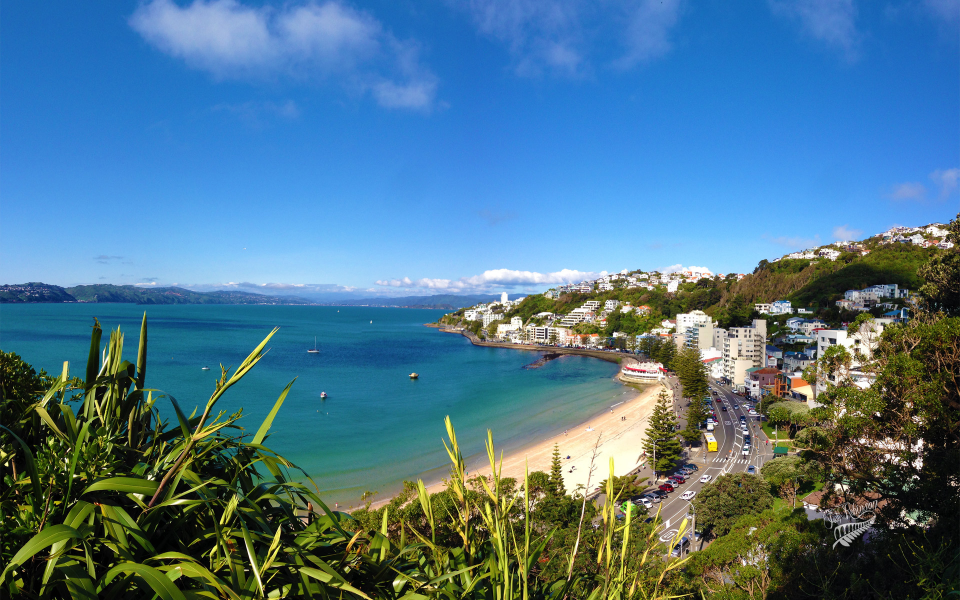
#> input picture test/pythonTest/test.jpg, 1920 x 1200 px (shown at 1/2 size)
$ python pillowTest.py
#> lines starting #> are read from the running program, lines starting #| are printed output that depends on the picture
from PIL import Image
im=Image.open('test.jpg')
#> im is the input picture: PIL image 1920x1200 RGB; mean R, G, B 77.1, 118.6, 141.7
print(im.format,im.size,im.mode)
#| JPEG (1920, 1200) RGB
im.thumbnail((1000,600))
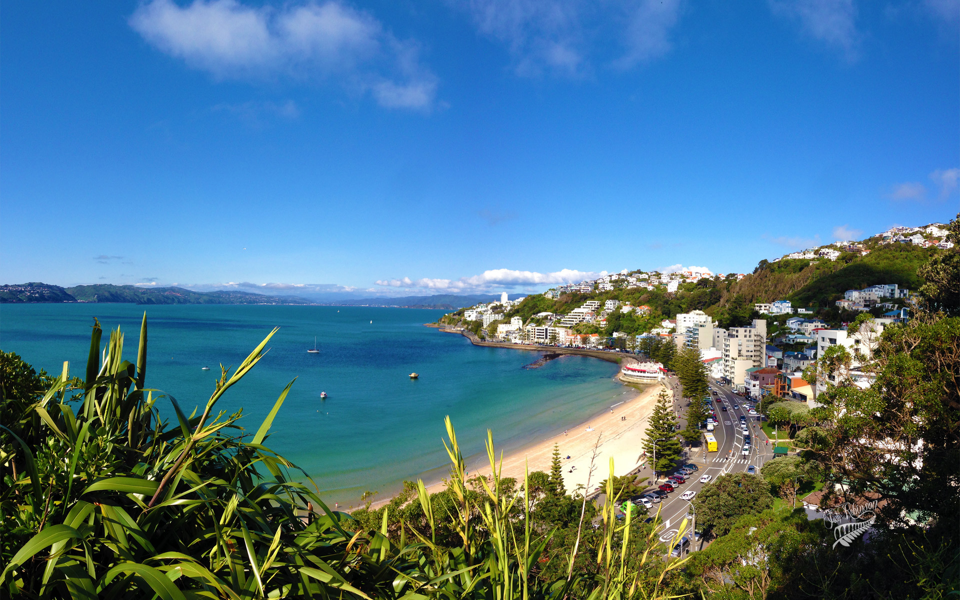
#> im: PIL image 960x600 RGB; mean R, G, B 77.1, 118.6, 141.7
im.save('thumb.jpg','JPEG')
